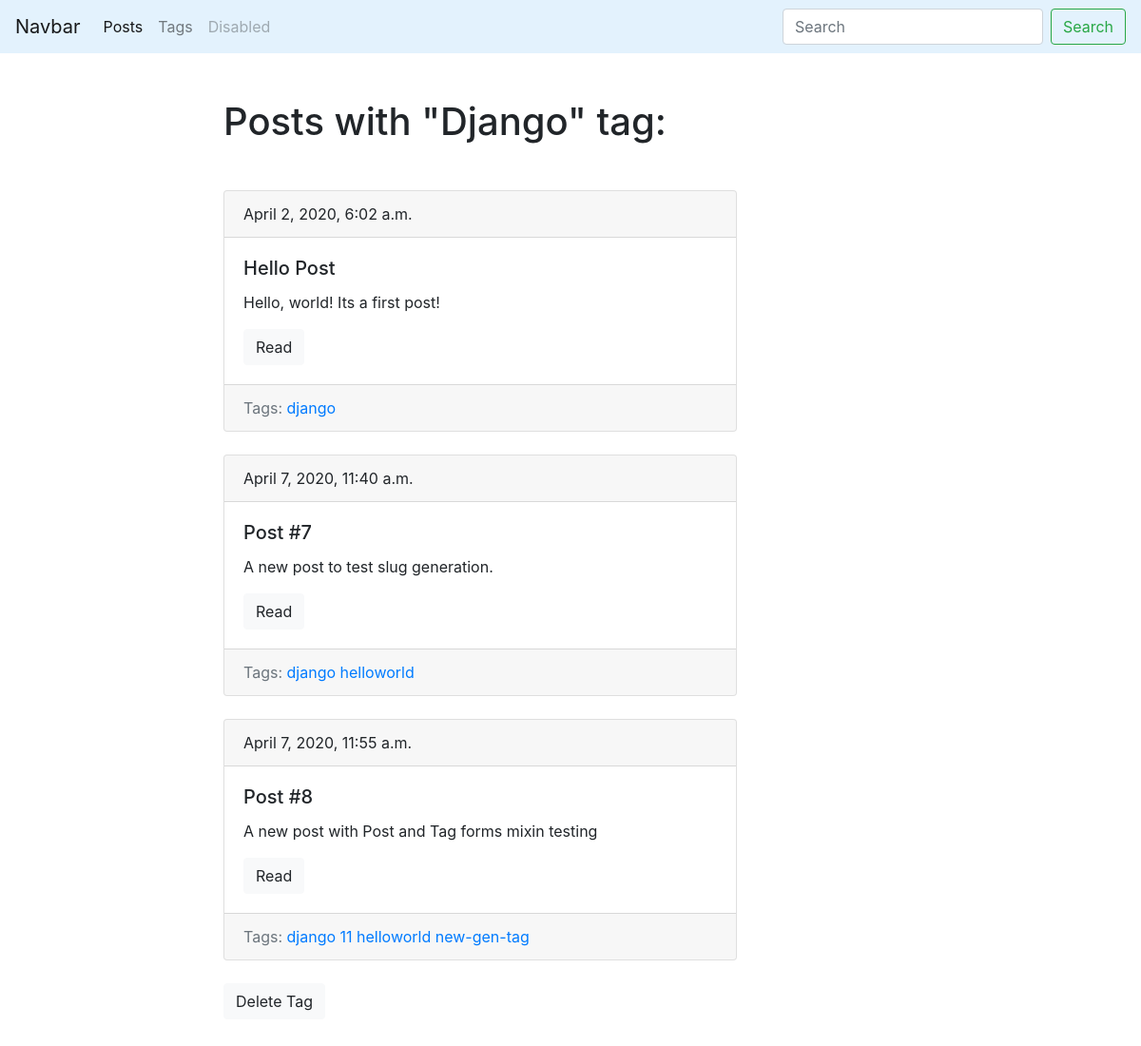
Page /blog/tag/django/ on the earlier database version.
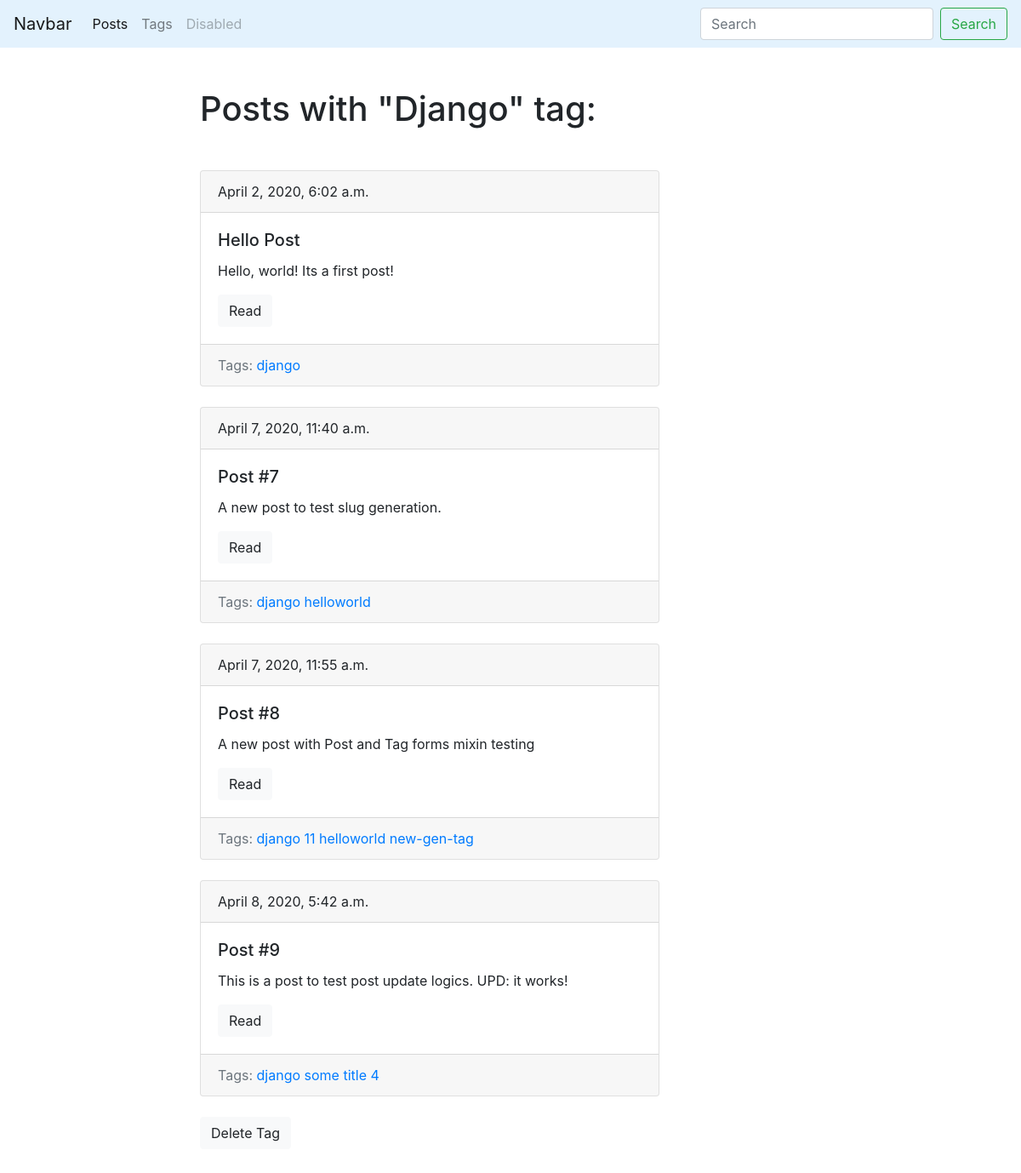
Same page on the later database version.
### blog/models.py (models this page shows, shortened)
class Post(models.Model):
    title = models.CharField(max_length=150, db_index=True)
    slug = models.SlugField(max_length=150, blank=True, unique=True)
    body = models.TextField(blank=True, db_index=True)
    date_pub = models.DateTimeField(auto_now_add=True)
    tags = models.ManyToManyField('Tag', blank=True, related_name='posts')
    def get_absolute_url(self):
        return reverse('post_details_url', kwargs={'slug': self.slug})

class Tag(models.Model):
    title = models.CharField(max_length=50)
    slug = models.SlugField(max_length=50, unique=True)
    def get_absolute_url(self):
        return reverse('tag_details_url', kwargs={'slug': self.slug})
    def get_delete_url(self):
        return reverse('tag_delete_url', kwargs={'slug': self.slug})

### blog/views.py (the view)
# urls.py: path('tag/<str:slug>/', TagDetails.as_view(), name='tag_details_url'),
class TagDetails(ObjectDetailsMixin, View):
    model = Tag
    template = 'blog/tag_details.html'

### blog/utils.py (called while the page is built)
    def get(self, request, slug):
        obj = get_object_or_404(self.model, slug__iexact=slug)
        return render(request, self.template, context={
            self.model.__name__.lower(): obj,
            'admin_object': obj,
            'detail': True})

### blog/templates/blog/tag_details.html (shortened to what this page needs)
{% extends 'blog/blog_base.html' %}
{% block content %}
    <h1 class="mb-5">Posts with "{{ tag.title|title }}" tag:</h1>
    {% for post in tag.posts.all %}
        {% include 'blog/includes/post_card_template.html' %}
    {% endfor %}
    <a href="{{ tag.get_delete_url }}" class="btn btn-light mb-5">Delete Tag</a>
{% endblock %}

### blog/templates/blog/includes/post_card_template.html
<div class="card mb-4">
    <div class="card-header">
        {{ post.date_pub }}
    </div>
    <div class="card-body">
        <h5 class="card-title">{{ post.title }}</h5>
        <p class="card-text">{{ post.body|truncatewords:15 }}</p>
        <a href="{{ post.get_absolute_url }}" class="btn btn-light">Read</a>
    </div>
    <div class="card-footer text-muted">
        Tags:
        {% for tag in post.tags.all %}
            <a href="{{ tag.get_absolute_url }}">{{ tag.title }}</a>
        {% endfor %}
    </div>
</div>

Differences in the rows shown:
added Post: date_pub "April 8, 2020, 5:42 a.m.", title "Post #9", body "This is a post to test post update logics. UPD: it works!", Tag (title "django")
now on this page (row edited): Tag: title "some title 4", shown under "April 8, 2020, 5:42 a.m."
